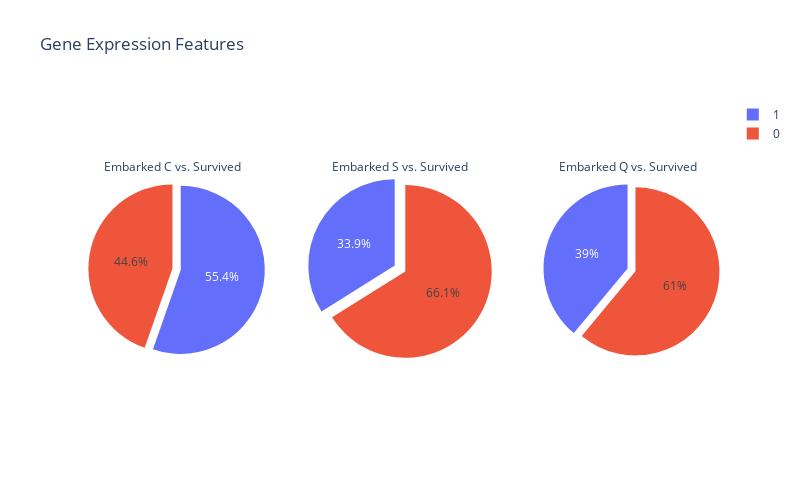

Notebook source saved alongside this figure:
### Markdown cell above
|Aspect|Elaboration|
|-|-|
|justification of chart||
|results||

### Code cell
fig = make_subplots(rows=1, cols=3, specs=[[{"type": "pie"}, {"type": "pie"}, {"type": "pie"}]])



fig.add_trace(
            go.Pie(labels=df.loc[df['Embarked'] == 'C']['Survived'], pull = [.1, .1],
                   title = 'Embarked C vs. Survived'), row=1, col=1)

fig.add_trace(
            go.Pie(labels=df.loc[df['Embarked'] == 'S']['Survived'], pull = [.07, .07],
                   title = 'Embarked S vs. Survived'),row=1, col=2)

fig.add_trace(
            go.Pie(labels=df.loc[df['Embarked'] == 'Q']['Survived'], pull = [.1, .1],
                   title = 'Embarked Q vs. Survived'), row=1, col=3)


fig.update_layout(height=500, width=800, title_text="Gene Expression Features")
fig.show()

### Figure 1 — Plotly figure (JSON) as saved in the notebook; plotly's stock layout.template omitted (floating-point values rounded to 4 significant figures; data arrays with more than 128 entries replaced by an {"elided": "..."} marker saying what was removed)
{"data": [{"domain": {"x": [0, 0.2889], "y": [0, 1]}, "labels": {"elided": "168 int values"}, "pull": [0.1, 0.1], "title": {"text": "Embarked C vs. Survived"}, "type": "pie"}, {"domain": {"x": [0.3556, 0.6444], "y": [0, 1]}, "labels": {"elided": "646 int values"}, "pull": [0.07, 0.07], "title": {"text": "Embarked S vs. Survived"}, "type": "pie"}, {"domain": {"x": [0.7111, 1], "y": [0, 1]}, "labels": [0, 0, 1, 1, 1, 1, 0, 1, 1, 1, 0, 0, 0, 1, 0, 1, 0, 0, 1, 1, 0, 1, 0, 0, 0, 1, 0, 0, 1, 1, 1, 1, 1, 1, 1, 1, 0, 1, 0, 0, 1, 0, 0, 0, 0, 0, 0, 1, 0, 0, 0, 0, 1, 0, 1, 0, 0, 0, 1, 0, 0, 0, 1, 0, 0, 1, 0, 0, 0, 0, 0, 0, 0, 0, 1, 0, 0], "pull": [0.1, 0.1], "title": {"text": "Embarked Q vs. Survived"}, "type": "pie"}], "layout": {"height": 500, "title": {"text": "Gene Expression Features"}, "width": 800}}
